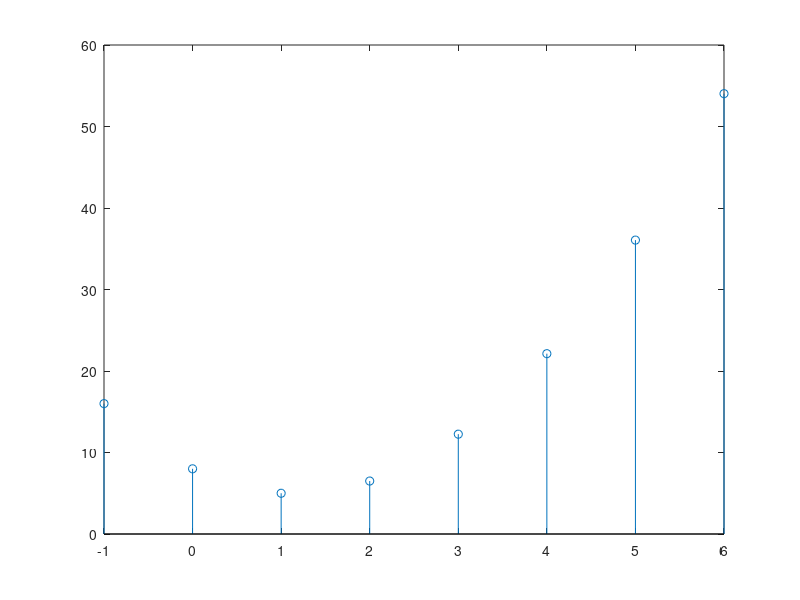

Reproduce this figure in MATLAB.
close all;
clear all;
clc

n = -1:6;
y = 16

x = n.^2

x(1) = 0

for k = 1:(length(n)-1)
    y(k+1) = 0.5.*y(k)+x(k+1);
end

stem(n,y);